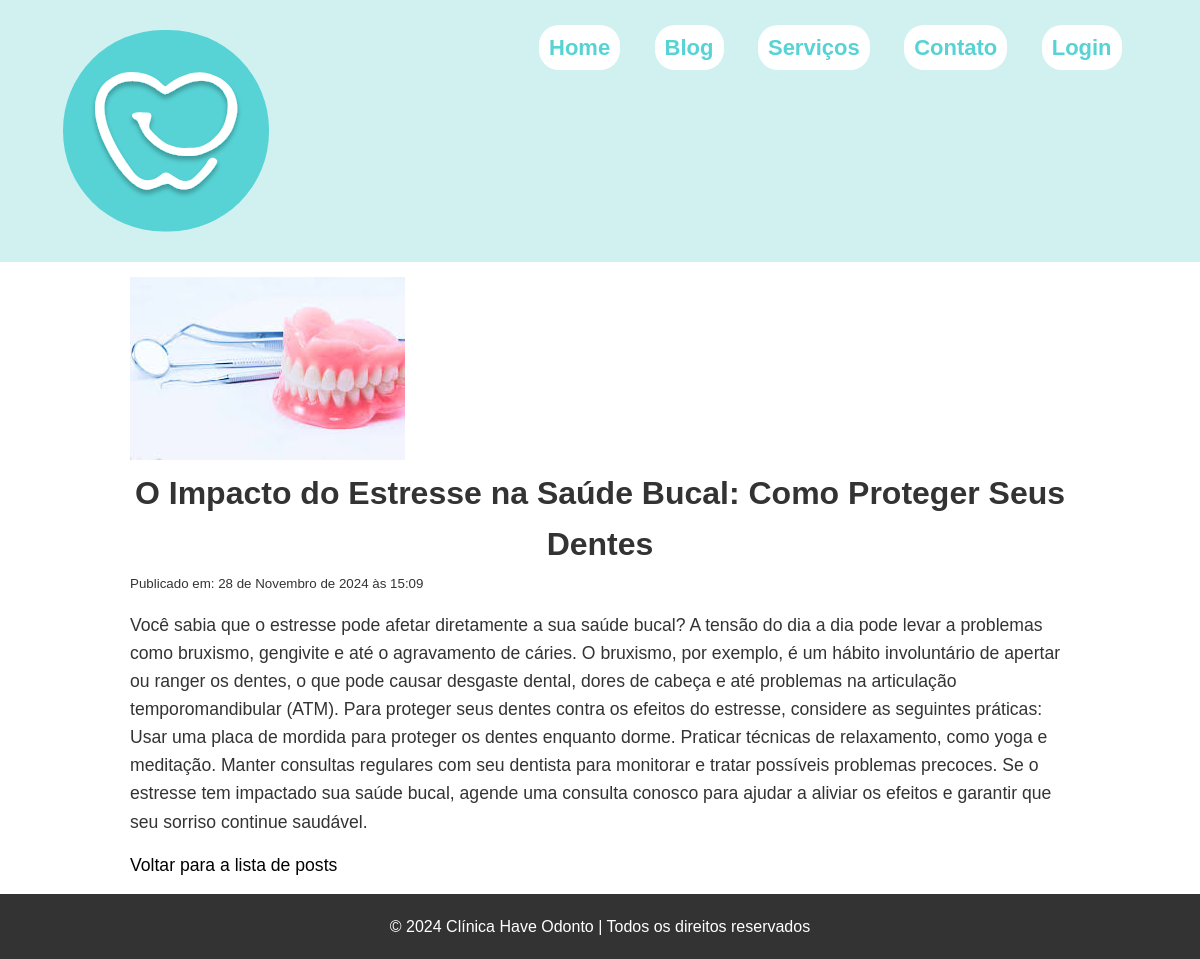
/blog/post/13/, run on the app's committed database.
### blog/models.py (models this page shows, shortened)
class Post(models.Model):
    title = models.CharField(max_length=100)
    description = models.CharField(max_length=200)
    content = models.TextField()
    created_at = models.DateTimeField(auto_now_add=True)
    updated_at = models.DateTimeField(auto_now=True)
    published = models.BooleanField(default=False)
    image = models.ImageField(upload_to='posts/',  default='posts/default.webp')
    class Meta:
        verbose_name = 'Post'
        verbose_name_plural = 'Posts'
        ordering = ['id']

### blog/views.py (the view)
# urls.py: path('blog/post/<int:pk>/', views.post_detail, name='post_detail'),
def post_detail(request, pk):
    post = get_object_or_404(Post, pk=pk)
    return render(request, 'blog/post_detail.html', {'post': post})

### blog/templates/blog/post_detail.html (shortened to what this page needs)
{% load static %}
<!DOCTYPE html>
<html lang="pt-br">
<head>
    <link rel="stylesheet" href="{% static 'blog/css/style.css' %}">
</head>
<body>
    <header>
        <div class="container">
            <div class="navbar-container">
                <nav class="nav">
                    <img src="{% static 'base/img/logo.svg' %}" alt="LOGO Have Odonto" class="cabecalho-imagem">
                    <ul class="navbar-itens">
                        <li><a href="{% url 'home' %}">Home</a></li>
                        <li><a href="{% url 'post_list' %}">Blog</a></li>
                        <li><a href="#servicos">Serviços</a></li>
                        <li><a href="#endereco">Contato</a></li>
                        <li><a href="#" class="default-btn">Login</a></li>
                    </ul>
                </nav>
            </div>
    </header>
    <div id="post-detail">
        <img src="{{ post.image.url }}" alt="{{ post.title }}" id="img-detail">
        <h1 id="title-detail">{{ post.title }}</h1>
        <small id="created-post">Publicado em: {{ post.created_at }}</small>
        <p id="content-detail">{{ post.content }}</p>
        <a href="{% url 'post_list' %}" id="return-blog">Voltar para a lista de posts</a>
    </div>
    <footer>
        <p>&copy; 2024 Clínica Have Odonto | Todos os direitos reservados</p>
    </footer>
</body>
</html>

### blog/static/blog/css/style.css (style rules this page uses)
* { padding: 0; margin: 0; box-sizing: border-box; font-family: 'Arial', sans-serif; color: #333; line-height: 1.6; }
a { text-decoration: none; color: #000; }
ul { list-style-type: none; }
img { max-width: 100%; object-fit: cover; }
header { background-color: #d1f1f1; padding: 30px 0; position: relative; text-align: center; }
header nav ul { list-style: none; }
header nav ul li { display: inline; margin: 0 15px; }
header nav ul li a { color: #57D3D5; background-color: #fff; text-decoration: none; font-weight: bold; font-size: 22px; padding: 10px; border-radius: 20px; }
nav { display: flex; justify-content: space-around; }
#post-detail { margin: auto; max-width: 1000px; padding: 15px 30px; }
#title-detail { text-align: center; font-size: 2em; }
#created-post { text-align: center; }
#content-detail { font-size: 1.1em; padding: 15px 0; }
#return-blog { font-size: 1.1em; }
footer { background-color: #333; text-align: center; padding: 20px; }
footer p { color: white; }

### data on the page
Post: image (picture), title "O Impacto do Estresse na Saúde Bucal: Como Proteger Seus Dentes", created_at "28 de Novembro de 2024 às 15:09", content "Você sabia que o estresse pode afetar diretamente a sua saúde bucal? A tensão do dia a dia pode levar a problemas como bruxismo, gengivite e até o agravamento de cáries. O bruxismo, por exemplo, é um hábito involuntário de apertar ou ranger os dentes, o que pode causar desgaste dental, dores de cabeça e até problemas na articulação temporomandibular (ATM). Para proteger seus dentes contra os efeitos do estresse, considere as seguintes práticas: Usar uma placa de mordida para proteger os dentes enquanto dorme. Praticar técnicas de relaxamento, como yoga e meditação. Manter consultas regulares com seu dentista para monitorar e tratar possíveis problemas precoces. Se o estresse tem impactado…"
